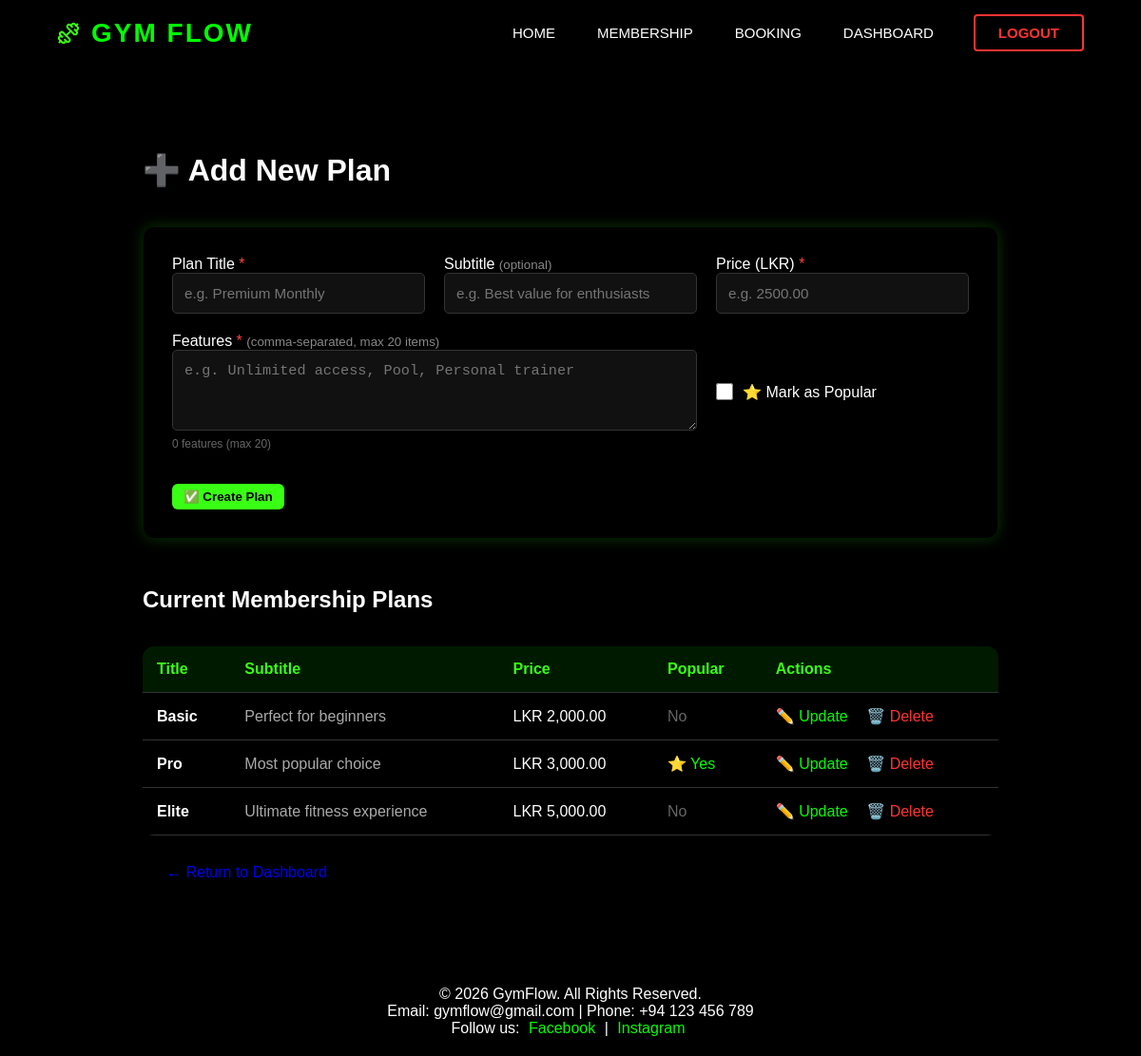
Screenshot of /plans_manage.php (signed in) with the database file from the repository.
### tables this page shows
CREATE TABLE `membership_plans` (
  `id` int(11) NOT NULL,
  `title` varchar(50) NOT NULL,
  `subtitle` varchar(100) DEFAULT NULL,
  `price` decimal(10,2) NOT NULL,
  `features` text DEFAULT NULL,
  `is_popular` tinyint(1) DEFAULT 0,
  `created_at` timestamp NOT NULL DEFAULT current_timestamp()
);

### plans_manage.php (the view, shortened to what this page needs)
<?php
include 'includes/Database.php';
$errors      = [];
$edit        = false;
$edit_data   = ['id' => '', 'title' => '', 'subtitle' => '', 'price' => '', 'features' => '', 'is_popular' => 0];
$form_data   = $edit_data;
include 'includes/header.php';
?>
<div class="container" style="padding: 120px 5% 50px;">
    <h1 style="color: var(--neon-green); margin-bottom: 30px;">
        <?php echo $edit ? '✏️ Update Plan' : '➕ Add New Plan'; ?>
    </h1>
    <div class="card" style="background: var(--card-bg); padding: 30px; border-radius: 12px; border: 1px solid rgba(0,255,0,0.1); margin-bottom: 50px;">
        <form method="POST" id="planForm" novalidate>
            <div style="display: grid; grid-template-columns: repeat(auto-fit, minmax(210px, 1fr)); gap: 20px;">
                <div class="input-group">
                    <label for="pm_title">Plan Title <span class="required-star">*</span></label>
                    <input
                        type="text"
                        id="pm_title"
                        name="title"
                        class="plan-input<?php echo isset($errors['title']) ? ' input-error' : ''; ?>"
                        value="<?php echo htmlspecialchars($form_data['title']); ?>"
                        maxlength="100"
                        placeholder="e.g. Premium Monthly"
                    >
                </div>
                <div class="input-group">
                    <label for="pm_subtitle">Subtitle <small style="color:#888;">(optional)</small></label>
                    <input
                        type="text"
                        id="pm_subtitle"
                        name="subtitle"
                        class="plan-input<?php echo isset($errors['subtitle']) ? ' input-error' : ''; ?>"
                        value="<?php echo htmlspecialchars($form_data['subtitle']); ?>"
                        maxlength="150"
                        placeholder="e.g. Best value for enthusiasts"
                    >
                </div>
                <div class="input-group">
                    <label for="pm_price">Price (LKR) <span class="required-star">*</span></label>
                    <input
                        type="number"
                        id="pm_price"
                        name="price"
                        class="plan-input<?php echo isset($errors['price']) ? ' input-error' : ''; ?>"
                        value="<?php echo htmlspecialchars($form_data['price']); ?>"
                        step="0.01"
                        min="0"
                        max="1000000"
                        placeholder="e.g. 2500.00"
                    >
                </div>
                <div class="input-group" style="grid-column: span 2;">
                    <label for="pm_features">
                        Features <span class="required-star">*</span>
                        <small style="color:#888;">(comma-separated, max 20 items)</small>
                    </label>
                    <textarea
                        id="pm_features"
                        name="features"
                        class="plan-input<?php echo isset($errors['features']) ? ' input-error' : ''; ?>"
                        rows="3"
                        placeholder="e.g. Unlimited access, Pool, Personal trainer"
                        style="height: 85px; resize: vertical;"
                    ><?php echo htmlspecialchars($form_data['features']); ?></textarea>
                    <div id="feat_count" style="font-size:0.75rem;color:#666;margin-top:3px;">0 features</div>
                </div>
                <div class="input-group" style="display: flex; align-items: center; gap: 10px;">
                    <input
                        type="checkbox"
                        id="pm_popular"
                        name="is_popular"
                        style="width:18px;height:18px;cursor:pointer;"
                        <?php echo $form_data['is_popular'] ? 'checked' : ''; ?>
                    >
                    <label for="pm_popular" style="margin: 0; cursor:pointer;">⭐ Mark as Popular</label>
                </div>
            </div>
            <div style="margin-top: 25px; display: flex; align-items: center; gap: 20px; flex-wrap: wrap;">
                <button type="submit" class="btn"><?php echo $edit ? '💾 Update Plan' : '✅ Create Plan'; ?></button>
            </div>
        </form>
    </div>
    <h2 style="color: white; margin-bottom: 20px;">Current Membership Plans</h2>
    <div style="overflow-x: auto;">
        <table style="width: 100%; border-collapse: collapse; background: var(--card-bg); border-radius: 12px; overflow: hidden;">
            <thead style="background: rgba(0,255,0,0.1);">
                <tr>
                    <th style="padding: 15px; text-align: left;">Title</th>
                    <th style="padding: 15px; text-align: left;">Subtitle</th>
                    <th style="padding: 15px; text-align: left;">Price</th>
                    <th style="padding: 15px; text-align: left;">Popular</th>
                    <th style="padding: 15px; text-align: left;">Actions</th>
                </tr>
            </thead>
            <tbody>
                <?php
                $plans = $conn->query("SELECT * FROM membership_plans ORDER BY price ASC");
                if ($plans && $plans->num_rows > 0):
                    while ($p = $plans->fetch_assoc()):
                ?>
                    <tr style="border-bottom: 1px solid rgba(255,255,255,0.05);">
                        <td style="padding: 15px; font-weight: bold; color: var(--neon-green);"><?php echo htmlspecialchars($p['title']); ?></td>
                        <td style="padding: 15px; color: #aaa;"><?php echo htmlspecialchars($p['subtitle']); ?></td>
                        <td style="padding: 15px;">LKR <?php echo number_format((float)$p['price'], 2); ?></td>
                        <td style="padding: 15px;">
                            <?php echo $p['is_popular']
                                ? '<span style="color:#00ff00;">⭐ Yes</span>'
                                : '<span style="color:#666;">No</span>';
                            ?>
                        </td>
                        <td style="padding: 15px;">
                            <a href="?edit=<?php echo (int)$p['id']; ?>" style="color: #00ff00; text-decoration: none; margin-right: 15px;">✏️ Update</a>
                            <a
                                href="?delete=<?php echo (int)$p['id']; ?>"
                                class="delete-plan-btn"
                                data-plan-name="<?php echo htmlspecialchars($p['title']); ?>"
                                style="color: #ff3333; text-decoration: none;"
                            >🗑️ Delete</a>
                        </td>
                    </tr>
                <?php
                    endwhile;
                else:
                ?>
                    <tr>
                        <td colspan="5" style="padding: 20px; text-align: center; color: #666;">No membership plans found. Add one above.</td>
                    </tr>
                <?php endif; ?>
            </tbody>
        </table>
    </div>
    <div style="margin-top: 30px;">
        <a href="dashboard.php" class="btn-login" style="text-decoration: none; padding: 12px 25px;">← Return to Dashboard</a>
    </div>
</div>
<?php include 'includes/footer.php'; ?>

### css/admin-dashboard.css (style rules this page uses)
body { margin: 0; font-family: Arial, Helvetica, sans-serif; background-color: #000000; color: #ffffff; }
.container { width: 85%; margin: 40px auto; }
.card { background-color: #111111; padding: 25px; margin-top: 40px; border-radius: 12px; border: 1px solid #39ff14; box-shadow: 0 0 15px rgba(57, 255, 20, 0.2); }
table { width: 100%; border-collapse: collapse; margin-top: 15px; }
table th, table td { padding: 12px; border-bottom: 1px solid #333; }
table th { color: #39ff14; text-align: left; }
button { margin-top: 10px; padding: 6px 12px; background-color: #39ff14; border: none; border-radius: 6px; color: black; font-weight: bold; cursor: pointer; transition: 0.3s; }

### css/nav.css (style rules this page uses)
* { margin: 0; padding: 0; box-sizing: border-box; }
body { overflow-x: hidden; }

### plans_manage.php (style rules this page uses)
.required-star { color: #ff4444; }
.plan-input { width: 100%; padding: 12px; background: #111; border: 1px solid #333; color: white; border-radius: 5px; font-size: 0.95rem; transition: border-color 0.2s, box-shadow 0.2s; box-sizing: border-box; }

### rows the page displays
membership_plans: title "Basic", subtitle "Perfect for beginners", price "2,000.00", is_popular "No"
membership_plans: title "Pro", subtitle "Most popular choice", price "3,000.00", is_popular "⭐ Yes"
membership_plans: title "Elite", subtitle "Ultimate fitness experience", price "5,000.00", is_popular "No"
